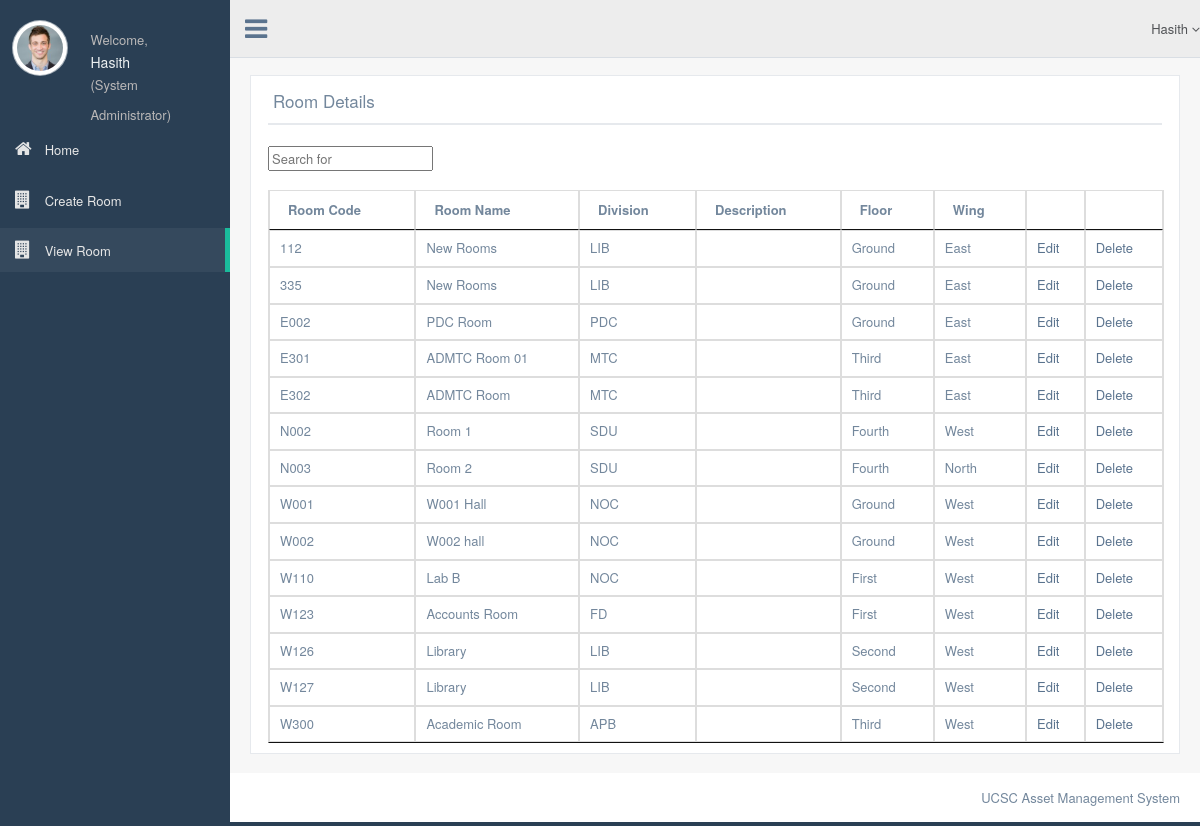
Page /roomdetails.php (signed in) on the committed database.
### tables this page shows
CREATE TABLE `room` (
  `Room_code` varchar(4) NOT NULL,
  `Room_name` varchar(60) NOT NULL,
  `Division` varchar(4) NOT NULL,
  `Wing` varchar(10) NOT NULL,
  `Floor` varchar(11) NOT NULL,
  `Description` text NOT NULL
);

### server_access.php (called while the page is built, shortened)
<?php
class dbConnect
{
    private static $instance = NULL;
    private function __construct(){
        $this->dbh=new mysqli(DB_HOST, DB_USER, DB_PASSWORD, DB_DATABASE);
        return $this->dbh;
    }
    public static function connect(){
        if (self::$instance == NULL){
            self::$instance = new dbConnect();
        }
        return self::$instance;
    }
}

### function.php (called while the page is built, shortened)
<?php
include "server_access.php";
class FAssetClerk{
   function retrieve_user_level_name($user_level){
       $level_array = array('asset_clerk' => "Asset Clerk", 'dp_registrar'=>'Deputy Registrar', 'div_asset_clerk' => "Divisional Asset Clerk", "bursar" => "Bursar", "system_admin" => "System Administrator", "temp_user" => "Temporary User");
       $level = $level_array[$user_level];
       return $level;
   }
}

### roomdetails.php (the view, shortened to what this page needs)
<?php
require_once("function.php");
$log = new FAssetClerk();
require_once 'conection.php';
 $user_details = $_SESSION['user_details']; $level = $log->retrieve_user_level_name($user_details['user_level']);
$first_name = $user_details['first_name'];
?>
<!DOCTYPE html>
<html lang="en">
<head>
  <link href="css/bootstrap.min.css" rel="stylesheet">
  <link href="fonts/css/font-awesome.min.css" rel="stylesheet">
  <link href="css/animate.min.css" rel="stylesheet">
  <link href="css/custom.css" rel="stylesheet">
  <link href="css/icheck/flat/green.css" rel="stylesheet">
  <link href="css/datatables/jquery.dataTables.min.css" rel="stylesheet" type="text/css" />
    <link href="css/datatables/buttons.bootstrap.min.css" rel="stylesheet" type="text/css" />
    <link href="css/datatables/fixedHeader.bootstrap.min.css" rel="stylesheet" type="text/css" />
    <link href="css/datatables/responsive.bootstrap.min.css" rel="stylesheet" type="text/css" />
    <link href="css/datatables/scroller.bootstrap.min.css" rel="stylesheet" type="text/css" />
</head>
<body class="nav-md">
  <div class="container body">
    <div class="main_container">
      <div class="col-md-3 left_col">
        <div class="left_col scroll-view">
          <div class="profile">
            <div class="profile_pic">
              <img src="images/img.jpg" alt="..." class="img-circle profile_img">
            </div>
            <div class="profile_info">
              <span>Welcome,</span>
              <h2><?php echo $first_name;?></h2>               <span>(<?php echo $level;?>)</span>
            </div>
          </div>
          <br />
          <div id="sidebar-menu" class="main_menu_side hidden-print main_menu">
            <div class="menu_section">
              <ul class="nav side-menu">
                <li><a href="sys_admin.php"><i class="fa fa-home"></i> Home </span></a></li>
                <li><a href="createRoom.php"><i class="fa fa-building"></i> Create Room </span></a></li>
                <li><a href="roomdetails.php"><i class="fa fa-building"></i> View Room </span></a></li>
               </ul>
            </div>
          </div>
        </div>
      </div>
      <div class="top_nav">
        <div class="nav_menu">
          <nav class="" role="navigation">
            <div class="nav toggle">
              <a id="menu_toggle"><i class="fa fa-bars"></i></a>
            </div>
            <ul class="nav navbar-nav navbar-right">
			<li class="">
                <a href="javascript:;" class="user-profile dropdown-toggle" data-toggle="dropdown" aria-expanded="false">
                 <?php echo $first_name;?>
                  <span class=" fa fa-angle-down"></span>
                </a>
              </li>
            </ul>
          </nav>
        </div>
      </div>
      <div class="right_col" role="main">
        <div class="">
          <div class="page-title">
          </div>
                              <form name="editItemcategory" method="POST" action="edit_itemcategory.php">
          <div class="row">
            <div class="col-md-12 col-sm-12 col-xs-12">
              <div class="x_panel">
                <div class="x_title">
                  <h2> Room Details</h2>
                  <div class="clearfix"></div>
                </div>
                <div class="x_content">
                </div>
                <input class="" id="system-search" name="q" placeholder="Search for" required>
                    <br> <br>
                <table id="datatable" class="table table-striped table-list-search table-bordered sortable">
                    <thead>
                        <tr>
                            <th>Room Code</th>
                            <th>Room Name</th>
                            <th>Division</th>
                            <th>Description</th>
                            <th>Floor</th>
                            <th>Wing</th>
                            <th> </th>
                            <th> </th>
                        </tr>
                    </thead>
                    <tbody>
                        <?php
                        mysqli_select_db($conn, "assetmanager");
                        $res= "SELECT * FROM room";
                        $result= $conn->query($res);
                        ?>
                        <tr class="success">
                            <?php
                            if($result->num_rows > 0){
                                while($row= $result->fetch_assoc()){
                                    echo "<tr><td>".$row["Room_code"]."</td>"."<td>".$row["Room_name"]."</td>"."<td>".$row["Division"]."</td>"."<td>".$row["Description"]."</td><td>".$row['Floor']."</td><td>".$row['Wing']."</td>";
                                    echo "<td><a href='edit_room.php?id=".$row['Room_code']."'>Edit</a></td>";
                                    echo "<td><a href='delete_room.php?id=".$row['Room_code']."'>Delete</a></td><tr>";
                                }
                            }else{
                                echo "0 results";
                            }
                            ?>
                    </tbody>
                </div>
              </div>
          </div>
          </div>
      </div>
    </div>
  </div>
          <footer>
              <div class="pull-right">
                UCSC Asset Management System
              </div>
              <div class="clearfix"></div>
            </footer></div></div>
        <div id="custom_notifications" class="custom-notifications dsp_none">
          <div class="clearfix"></div>
        </div>
</body>
</html>

### rows in the picture
room: Room_code "112", Room_name "New Rooms", Division "LIB", Floor "Ground", Wing "East"
room: Room_code "335", Room_name "New Rooms", Division "LIB", Floor "Ground", Wing "East"
room: Room_code "E002", Room_name "PDC Room", Division "PDC", Floor "Ground", Wing "East"
room: Room_code "E301", Room_name "ADMTC Room 01", Division "MTC", Floor "Third", Wing "East"
room: Room_code "E302", Room_name "ADMTC Room", Division "MTC", Floor "Third", Wing "East"
room: Room_code "N002", Room_name "Room 1", Division "SDU", Floor "Fourth", Wing "West"
room: Room_code "N003", Room_name "Room 2", Division "SDU", Floor "Fourth", Wing "North"
room: Room_code "W001", Room_name "W001 Hall", Division "NOC", Floor "Ground", Wing "West"
room: Room_code "W002", Room_name "W002 hall", Division "NOC", Floor "Ground", Wing "West"
room: Room_code "W110", Room_name "Lab B", Division "NOC", Floor "First", Wing "West"
room: Room_code "W123", Room_name "Accounts Room", Division "FD", Floor "First", Wing "West"
room: Room_code "W126", Room_name "Library", Division "LIB", Floor "Second", Wing "West"
room: Room_code "W127", Room_name "Library", Division "LIB", Floor "Second", Wing "West"
room: Room_code "W300", Room_name "Academic Room", Division "APB", Floor "Third", Wing "West"

### other values in the picture
$first_name "Hasith"
$level "System Administrator"
